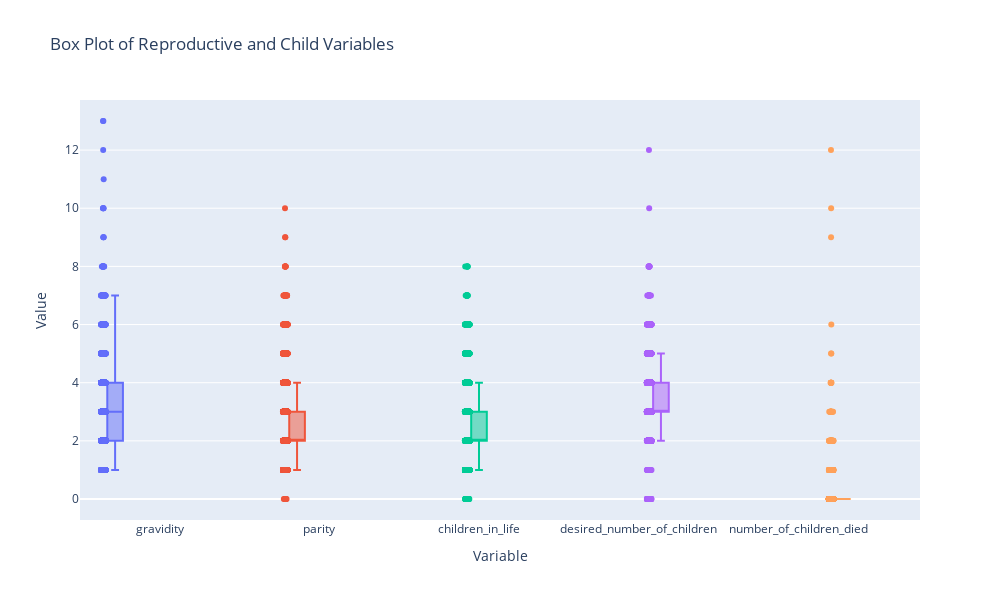

Notebook cell for this chart:
### Markdown cell above
## Box Plot: Reproductive and Child Health Variables

### Code cell
# Columns of interest
cols = [
    'gravidity',
    'parity',
    'children_in_life',
    'desired_number_of_children',
    'number_of_children_died'
]

# Melt the DataFrame to long format for Plotly
df_melted = df_fin[cols].melt(var_name='Variable', value_name='Value')

# Create the box plot with jittered points
fig = px.box(
    df_melted,
    x='Variable',
    y='Value',
    points='all',  # Show all points for better visualization
    color='Variable',
    title='Box Plot of Reproductive and Child Variables',
    height=600,
    width=1000
)

# Optional: Customize layout to avoid crowding
fig.update_layout(
    boxmode='group',
    showlegend=False,
    yaxis_title='Value',
    xaxis_title='Variable',
)

fig.show()

### Figure 1 — Plotly figure (JSON) as saved in the notebook; plotly's stock layout.template omitted (floating-point values rounded to 4 significant figures; data arrays with more than 128 entries replaced by an {"elided": "..."} marker saying what was removed)
{"data": [{"alignmentgroup": "True", "boxpoints": "all", "hovertemplate": "Variable=%{x}<br>Value=%{y}<extra></extra>", "legendgroup": "gravidity", "marker": {"color": "#636efa"}, "name": "gravidity", "notched": false, "offsetgroup": "gravidity", "orientation": "v", "showlegend": true, "type": "box", "x": {"elided": "2534 str values"}, "x0": " ", "xaxis": "x", "y": {"elided": "2534 int values"}, "y0": " ", "yaxis": "y"}, {"alignmentgroup": "True", "boxpoints": "all", "hovertemplate": "Variable=%{x}<br>Value=%{y}<extra></extra>", "legendgroup": "parity", "marker": {"color": "#EF553B"}, "name": "parity", "notched": false, "offsetgroup": "parity", "orientation": "v", "showlegend": true, "type": "box", "x": {"elided": "2534 str values"}, "x0": " ", "xaxis": "x", "y": {"elided": "2534 int values"}, "y0": " ", "yaxis": "y"}, {"alignmentgroup": "True", "boxpoints": "all", "hovertemplate": "Variable=%{x}<br>Value=%{y}<extra></extra>", "legendgroup": "children_in_life", "marker": {"color": "#00cc96"}, "name": "children_in_life", "notched": false, "offsetgroup": "children_in_life", "orientation": "v", "showlegend": true, "type": "box", "x": {"elided": "2534 str values"}, "x0": " ", "xaxis": "x", "y": {"elided": "2534 int values"}, "y0": " ", "yaxis": "y"}, {"alignmentgroup": "True", "boxpoints": "all", "hovertemplate": "Variable=%{x}<br>Value=%{y}<extra></extra>", "legendgroup": "desired_number_of_children", "marker": {"color": "#ab63fa"}, "name": "desired_number_of_children", "notched": false, "offsetgroup": "desired_number_of_children", "orientation": "v", "showlegend": true, "type": "box", "x": {"elided": "2534 str values"}, "x0": " ", "xaxis": "x", "y": {"elided": "2534 int values"}, "y0": " ", "yaxis": "y"}, {"alignmentgroup": "True", "boxpoints": "all", "hovertemplate": "Variable=%{x}<br>Value=%{y}<extra></extra>", "legendgroup": "number_of_children_died", "marker": {"color": "#FFA15A"}, "name": "number_of_children_died", "notched": false, "offsetgroup": "number_of_children_died", "orientation": "v", "showlegend": true, "type": "box", "x": {"elided": "2534 str values"}, "x0": " ", "xaxis": "x", "y": {"elided": "2534 int values"}, "y0": " ", "yaxis": "y"}], "layout": {"boxmode": "group", "height": 600, "legend": {"title": {"text": "Variable"}, "tracegroupgap": 0}, "showlegend": false, "title": {"text": "Box Plot of Reproductive and Child Variables"}, "width": 1000, "xaxis": {"anchor": "y", "autorange": true, "categoryarray": ["gravidity", "parity", "children_in_life", "desired_number_of_children", "number_of_children_died"], "categoryorder": "array", "domain": [0, 1], "range": [-0.5, 4.763], "title": {"text": "Variable"}, "type": "category"}, "yaxis": {"anchor": "x", "autorange": true, "domain": [0, 1], "range": [-0.7222, 13.72], "title": {"text": "Value"}, "type": "linear"}}}
